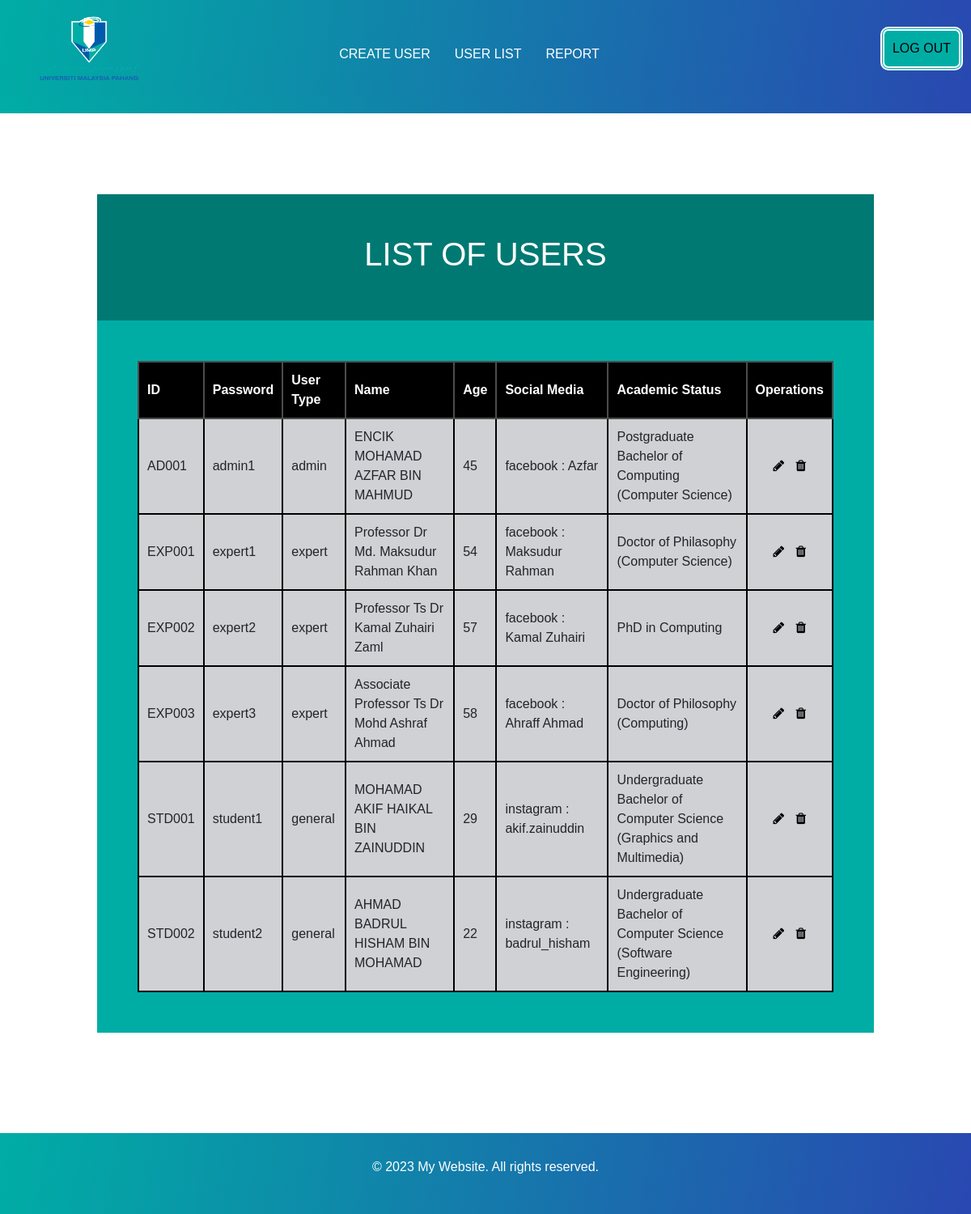
Page /Module1/interfaces/adminUserList.php on the committed database.
### tables this page shows
CREATE TABLE `alluser` (
  `userID` varchar(50) NOT NULL,
  `userPass` varchar(50) NOT NULL,
  `userType` varchar(50) NOT NULL,
  `userName` varchar(200) NOT NULL,
  `userAge` int(11) NOT NULL,
  `userSocialMedia` varchar(200) NOT NULL,
  `userAcademic` varchar(200) NOT NULL
);

### Module1/interfaces/adminUserList.php (the view)
<!DOCTYPE html>
<html>
    <head>
        <link rel="stylesheet" href="..\Asset\font-awesome-4.7.0\font-awesome-4.7.0\css\font-awesome.min.css">
        <?php include '../layout.php'?>
        <link rel="stylesheet" href="..\stylesheet\userListStyle.css">
    </head>
    <header>
    </header>
    <body>
    <?php
    $link = mysqli_connect("localhost", "root") or die(mysqli_connect_error());
    mysqli_select_db($link, "fk_edusearch_db") or die(mysqli_error());
    ?>
    <div class="toolbarThing">
        <h1>LIST OF USERS</h1>
    </div>
    <div class="listBox">
    <table class="userList">
        <tr>
          <th>ID</th>
          <th>Password</th>
          <th>User Type</th>
          <th>Name</th>
          <th>Age</th>
          <th>Social Media</th>
          <th>Academic Status</th>
          <th>Operations</th>
        </tr>
        <?php
        $query = "SELECT * FROM `alluser`";
        $result = mysqli_query($link, $query);
        while ($row = mysqli_fetch_assoc($result)) {
        ?>
          <tr>
            <td><?php echo $row["userID"] ?></td>
            <td><?php echo $row["userPass"] ?></td>
            <td><?php echo $row["userType"] ?></td>
            <td><?php echo $row["userName"] ?></td>
            <td><?php echo $row["userAge"] ?></td>
            <td><?php echo $row["userSocialMedia"] ?></td>
            <td><?php echo $row["userAcademic"] ?></td>
            <td class="operation">
                <a href="updateUser.php?id=<?php echo $row["userID"]?>" class="functionIcon"><i class="fa fa-pencil"></i></a>
                <a href="..\operations\delete.php?userID=<?php echo $row["userID"]?>" class="functionIcon"><i class="fa fa-trash"></i></a>
            </td>
          </tr>
        <?php
        }
        ?>
    </table>
    </div>
  </body>
</html>

### Module1/layout.php (shortened to what this page needs)
<head>
  <link href="https://cdn.jsdelivr.net/npm/bootstrap@5.0.2/dist/css/bootstrap.min.css" rel="stylesheet">
</head>
<body>
  <header>
    <div class="logo"><img src="../Asset/logoump.png" width="200" height="100"></div>
    <nav>
      <ul>
        <li><a href="createUser.php">CREATE USER</a></li>
        <li><a href="adminUserList.php">USER LIST</a></li>
        <li><a href="reportView.php">REPORT</a></li>
      </ul>
    </nav>
    <a class="icon" id="myBtn">LOG OUT</a>
  </header>
  <footer>
    <p>&copy; 2023 My Website. All rights reserved.</p>
  </footer>
</body>

### Module1/stylesheet/userListStyle.css (style rules this page uses)
* { margin: 0; font-family: sans-serif; }
.toolbarThing { background-color: #007973; width: 80%; margin-top: 100px; margin-left: auto; margin-right: auto; padding: 50px; display: flex; justify-content: center; }
.listBox { background-color: #00ada5; padding: 30px; width: 80%; margin-left: auto; margin-right: auto; padding: 50px; display: flex; height: auto; }
.userList { background-color: #4c4c4d; width: 100%; }
.userList th { background-color: black; color: #ffffff; padding: 10px; border: 2px solid #4c4c4d; }
.userList td { background-color: #cfd1d4; padding: 10px; border: 2px solid black; }
.functionIcon { background-color: #cfd1d4; color: black; margin-left: 5px; margin-right: 5px; }
.operation { text-align: center; }
.toolbarThing h1 { color: #ffffff; }

### Module1/layout.php (style rules this page uses)
* { margin: 0; padding: 0; }
header { background-image: linear-gradient(100deg, #00ada5, #2948B1); padding: 10px; display: flex; align-items: center; justify-content: space-between; }
nav ul { list-style-type: none; display: flex; justify-content: center; align-items: center; margin-right: 150px; margin-top: 30px; }
nav a { display: block; color: #fff; text-align: center; padding: 14px 5px; text-decoration: none; transition: padding 0.15s, margin 0.15s; }
nav ul li { margin-right: 20px; }
.icon { background-color: #00ada5; cursor: pointer; color: black; padding: 10px 10px; border-radius: 10px; text-decoration: none; border-style: double; border-color: white; border-width: 5px; }
footer { background-image: linear-gradient(100deg, #00ada5, #2948B1); color: #fff; padding: 30px; text-align: center; position: fixed; bottom: 0; width: 100%; z-index:3; }
body { margin-bottom: 100px; height: auto; min-height: 1500px; }

### rows in the picture
alluser: userID "AD001", userPass "admin1", userType "admin", userName "ENCIK MOHAMAD AZFAR BIN MAHMUD", userAge "45", userSocialMedia "facebook : Azfar", userAcademic "Postgraduate Bachelor of Computing (Computer Science)"
alluser: userID "EXP001", userPass "expert1", userType "expert", userName "Professor Dr Md. Maksudur Rahman Khan", userAge "54", userSocialMedia "facebook : Maksudur Rahman", userAcademic "Doctor of Philasophy (Computer Science)"
alluser: userID "EXP002", userPass "expert2", userType "expert", userName "Professor Ts Dr Kamal Zuhairi Zaml", userAge "57", userSocialMedia "facebook : Kamal Zuhairi", userAcademic "PhD in Computing"
alluser: userID "EXP003", userPass "expert3", userType "expert", userName "Associate Professor Ts Dr Mohd Ashraf Ahmad", userAge "58", userSocialMedia "facebook : Ahraff Ahmad", userAcademic "Doctor of Philosophy (Computing)"
alluser: userID "STD001", userPass "student1", userType "general", userName "MOHAMAD AKIF HAIKAL BIN ZAINUDDIN", userAge "29", userSocialMedia "instagram : akif.zainuddin", userAcademic "Undergraduate Bachelor of Computer Science (Graphics and Multimedia)"
alluser: userID "STD002", userPass "student2", userType "general", userName "AHMAD BADRUL HISHAM BIN MOHAMAD", userAge "22", userSocialMedia "instagram : badrul_hisham", userAcademic "Undergraduate Bachelor of Computer Science (Software Engineering)"
